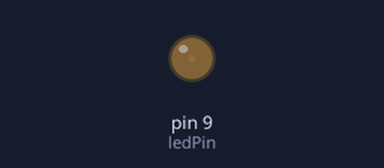
This sketch was run on a simulated Arduino Uno, built with avr-gcc and run on an emulated ATmega328P. On the bench: output pins drawn as LEDs (lit = HIGH).

Above: at 0.05 s.
At 2.15 s:
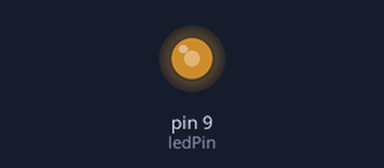
At 3.45 s:
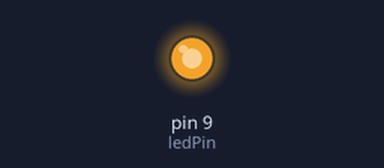
At 6.9 s:
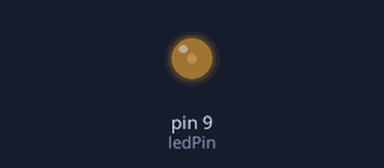
Timing chart, 0 to 10.0 s (numbered marks = the images above):
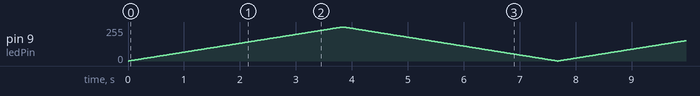

The sketch:

analogDim.ino
```cpp
// Dimming Light Program
// Talon Huang
// AT Computer Science

void setup()
{
   pinMode(9, OUTPUT); //Set up Pin 9 to be our output
}

const int ledPin = 9;//set the pin number of the LED

void dims(int i)//create an analog method to dim the light
{
  analogWrite(ledPin, i);   // turn the LED on (HIGH is the voltage level)
  delay(15);
}

void loop()
{
  // put your main code here, to run repeatedly:
  for(int a=0; a<256; a++)
  {
    dims(a); //Increasing Loop
  }
  for(int a=255; a>0; a--)
  {
    dims(a); //Decreasing Loop
  }
}
```
